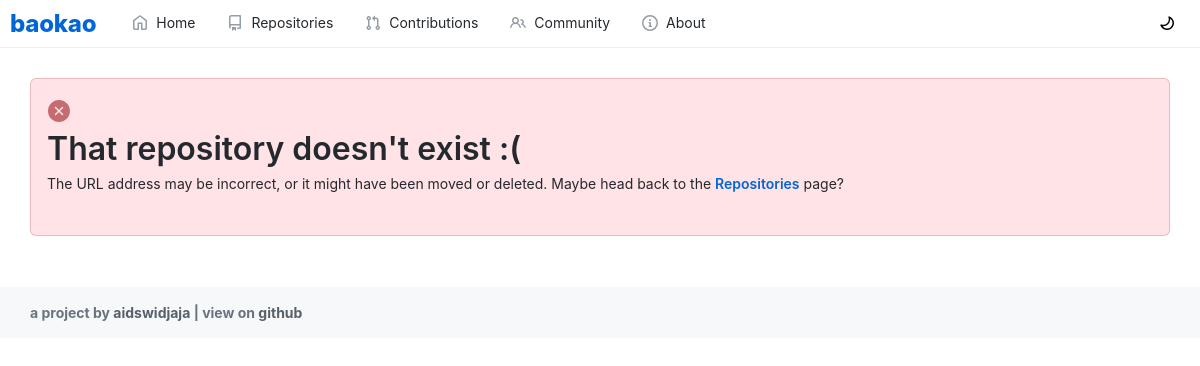
The page /tree?kotae on the database as committed earlier.
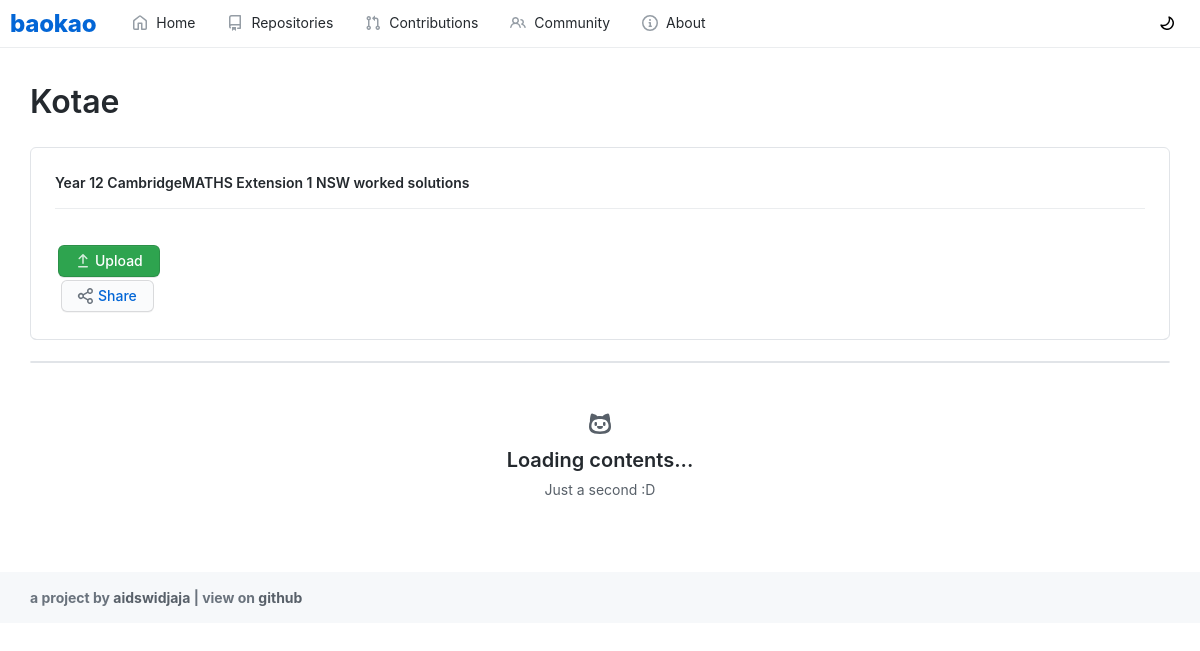
The same page on the database as committed later.
### tables this page shows
CREATE TABLE repositories (name STRING NOT NULL UNIQUE, info STRING, google_drive_folder_id STRING, oauth2 BOOLEAN, slug STRING NOT NULL UNIQUE PRIMARY KEY, colour STRING NOT NULL DEFAULT ('#1f6feb'), image STRING, description STRING);

### public/tree.php (the view, shortened to what this page needs)
<?php include "../include/head.php"; ?>
<?php include "../include/navbar.php"; ?>
<div class="content">
    <?php
    $query = 0;
    if (isset($_SERVER['QUERY_STRING'])) {
        global $query;
        $query = htmlspecialchars(str_replace("=", "", htmlspecialchars($_SERVER['QUERY_STRING'])));
    }
    $dsn = "sqlite:../db/repositories.db";
    $sqlite_db = new PDO($dsn);
    $result = $sqlite_db->prepare("SELECT * FROM repositories WHERE slug = '$query'");
    $result->execute();
    $repo_loaded = False;
    try {
        foreach ($result as $row) {
            $name = htmlspecialchars($row['name']);
            $info = htmlspecialchars($row['info']);
            $description = htmlspecialchars($row['description']);
            $google_drive_folder_id = htmlspecialchars($row['google_drive_folder_id']);
            echo <<<HTML
                    <title>$name | baokao</title>
                    <h1>$name</h1>
                        const query = '$query';
                        const google_drive_folder_id = '$google_drive_folder_id';
                    <br>
                    <div class="Box Box--spacious">
                        <div class="Box-body">
                            <h5>$info</h5>
                            <hr>
                            <p>$description</p>
                            <br>
                            <div class="repositories-actions">
                            <details class="tree-action-button details-reset details-overlay details-overlay-dark" id="upload-info-dialog">
                                    <summary class="btn btn-primary repository-temp-upload" aria-haspopup="dialog" id="upload-info-dialog-toggle">
                                        <span>Upload</span>
                                    </summary>
                                            <a href="https://drive.google.com/drive/folders/$google_drive_folder_id" target="_blank" type="button" class="btn btn-block" data-close-dialog>Go to Google Drive</a>
                                </details>
                                <button class="tree-action-button btn btn-outline" type="button" id="copy-current-location" data-clipboard-target=""><span>Share</span></button>
                            </div>
                        </div>
                    </div>
HTML;
            $repo_loaded = True;
        }
    } catch (Exception $error) {
        echo <<<HTML
                <div class="flash mt-3 flash-error">
                    <svg class="octicon octicon-container" xmlns="http://www.w3.org/2000/svg" viewBox="0 0 16 16" width="16" height="16"><path fill-rule="evenodd" d="M2.343 13.657A8 8 0 1113.657 2.343 8 8 0 012.343 13.657zM6.03 4.97a.75.75 0 00-1.06 1.06L6.94 8 4.97 9.97a.75.75 0 101.06 1.06L8 9.06l1.97 1.97a.75.75 0 101.06-1.06L9.06 8l1.97-1.97a.75.75 0 10-1.06-1.06L8 6.94 6.03 4.97z"></path></svg>
                    <strong>Something went wrong :(</strong> - please report this error to <strong>baokao@adrian.id.au</strong><br><br>
                    <strong>Exception thrown: </strong><br><pre>$error</pre>
                    </div>
HTML;
    }
    if (!$repo_loaded) {
        echo <<<HTML
            <title>Repository not found | baokao</title>
            <div class="flash mt-3 flash-error" id="no-repository" style="">
                <svg class="octicon octicon-container" xmlns="http://www.w3.org/2000/svg" viewBox="0 0 24 24" width="24" height="24">
                    <path fill-rule="evenodd" d="M1 12C1 5.925 5.925 1 12 1s11 4.925 11 11-4.925 11-11 11S1 18.075 1 12zm8.036-4.024a.75.75 0 00-1.06 1.06L10.939 12l-2.963 2.963a.75.75 0 101.06 1.06L12 13.06l2.963 2.964a.75.75 0 001.061-1.06L13.061 12l2.963-2.964a.75.75 0 10-1.06-1.06L12 10.939 9.036 7.976z"></path>
                </svg>
                <h1>That repository doesn't exist :(</h1>The URL address may be incorrect, or it might have been moved or deleted. Maybe head back to the <a href="repositories"><strong>Repositories</strong></a> page?<br><br>
            </div>
            </div>
            <br>
HTML;
        include "../include/footer.php";
        return 0;
    }
    ?>
    <br>
    <nav class="menu" aria-label="File explorer" id="file-explorer">
    </nav>
    <div class="blankslate" id="repositories-loading">
        <h3 class="mb-1">Loading contents<span class="AnimatedEllipsis"></span></h3>
        <p>Just a second :D</p>
    </div>
</div>
<?php include "../include/footer.php"; ?>

### include/head.php (shortened to what this page needs)
<!doctype html>
<html class="no-js" lang="">
<head>
  <link href="https://unpkg.com/@github/details-dialog-element/dist/index.css" rel="stylesheet" />
  <link rel="stylesheet" href="https://cdn.jsdelivr.net/npm/inter-ui@3.19.2/inter.min.css">
  <link type="text/css" href="static/primer.css" rel="stylesheet" />
  <link type="text/css" href="static/style.css" rel="stylesheet" />
</head>
<body class="no-js" data-color-mode="" data-light-theme="light" data-dark-theme="dark" prefers-color-scheme="" style="visibility: hidden;">

### include/navbar.php (shortened to what this page needs)
<nav class="UnderlineNav UnderlineNav--full">
    <div class="UnderlineNav-container">
        <div class="UnderlineNav-body">
            <a class="h1 title-brand h5-mktg color-icon-info" id="navbar-title-brand" href="/">baokao</a>
            <span style="width: 20px"></span>
            <a class="UnderlineNav-item" id="nav-home" href="/">
                <span>Home</span>
            </a>
            <a class="UnderlineNav-item" id="nav-repositories" href="repositories">
                <span>Repositories</span>
            </a>
            <a class="UnderlineNav-item" id="nav-contributions" href="contributions">
                <span>Contributions</span>
            </a>
            <a class="UnderlineNav-item" id="nav-community" href="community">
                <span>Community</span>
            </a>
            <a class="UnderlineNav-item" id="nav-about" href="about">
                <span>About</span>
            </a>
        </div>
        <div class="UnderlineNav-actions">
            <a class="btn btn-octicon btn-sm dark-mode-toggle" id="dark-mode-toggle">
            <svg xmlns="http://www.w3.org/2000/svg" viewBox="0 0 16 16" width="16" height="16"><path fill-rule="evenodd" d="M9.598 1.591a.75.75 0 01.785-.175 7 7 0 11-8.967 8.967.75.75 0 01.961-.96 5.5 5.5 0 007.046-7.046.75.75 0 01.175-.786zm1.616 1.945a7 7 0 01-7.678 7.678 5.5 5.5 0 107.678-7.678z"></path></svg>
        </a>
        </div>
    </div>
</nav>

### include/footer.php (shortened to what this page needs)
</body>
<footer>
    <div class="footer color-bg-tertiary">
        <p class="footer-text color-text-tertiary">a project by <a href="https://adrian.id.au" class="color-text-secondary">aidswidjaja</a> | view on <a href="https://github.com/aidswidjaja/baokao" class="color-text-secondary">github</a></p>
    </div>
</footer>
</html>

### public/static/style.css (style rules this page uses)
html, body, *, nav, #navbar-title-brand { font-family: "Inter", -apple-system, BlinkMacSystemFont, "Segoe UI", Roboto, Helvetica, Arial, sans-serif, "Apple Color Emoji", "Segoe UI Emoji", "Segoe UI Symbol" !important; }
.footer { padding-top: 15px; padding-bottom: 5px; padding-left: 30px; padding-right: 30px; }
.content { margin: 30px; }
.dark-mode-toggle { margin-right: 20px; }
.footer-text { font-weight: bold; }
.title-brand { padding-left: 10px; margin: auto; font-weight: 400; font-size: 1.2rem; }
.no-js { visibility: visible; }
.share-icon { color: var(--color-btn-outline-hover-bg); }
.tree-action-button { display: inline; margin: 3px; }

Rows that differ between the two databases and show on the page:
added repositories: name "Kotae", info "Year 12 CambridgeMATHS Extension 1 NSW worked solutions"
Other text that changed with them:
text no longer shown: "That repository doesn't exist :( The URL address may be incorrect, or it might have been moved or deleted. Maybe head back to the Repositories page?"
text now shown: "Loading contents Just a second :D"
